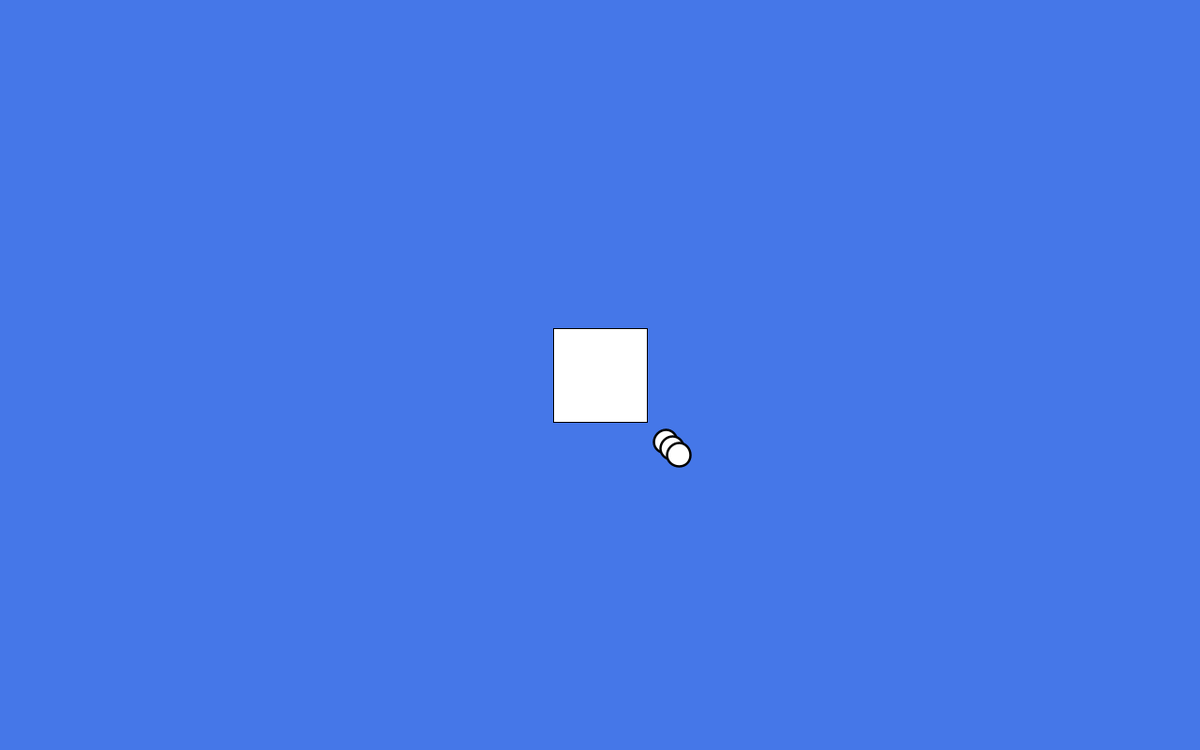
Frame 1 (no input)
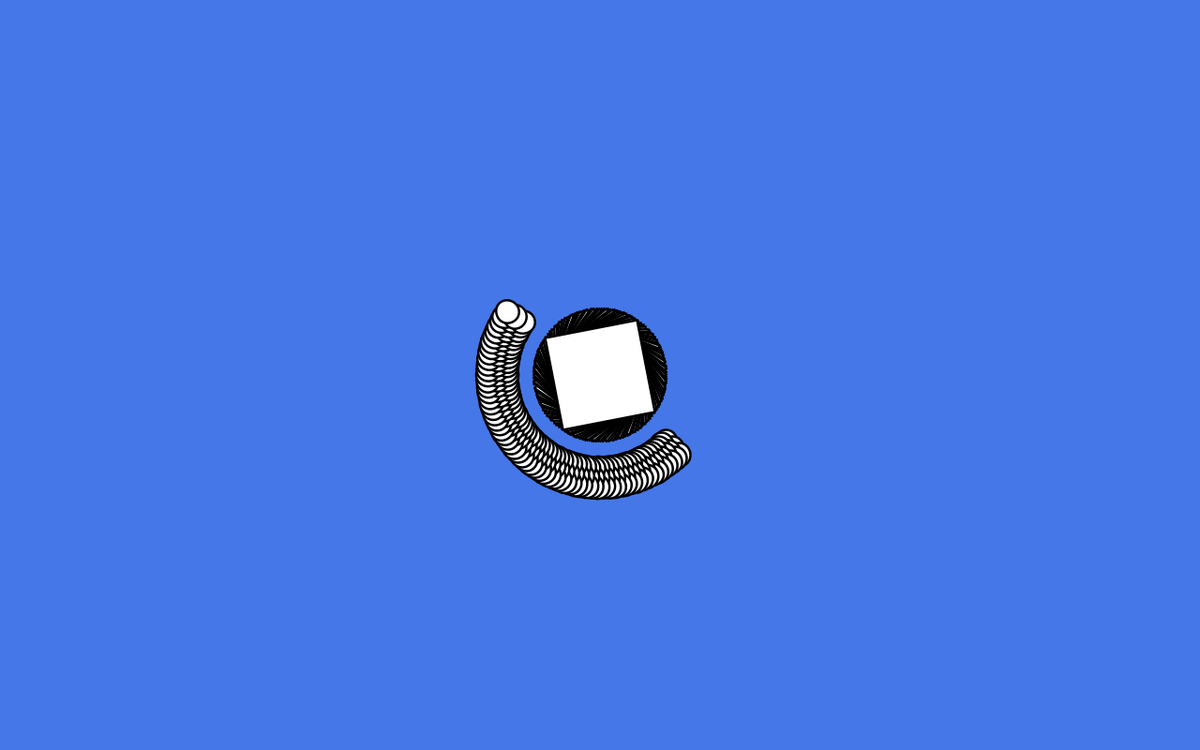
Frame 60 (the mouse pressed at the canvas centre just before this capture)
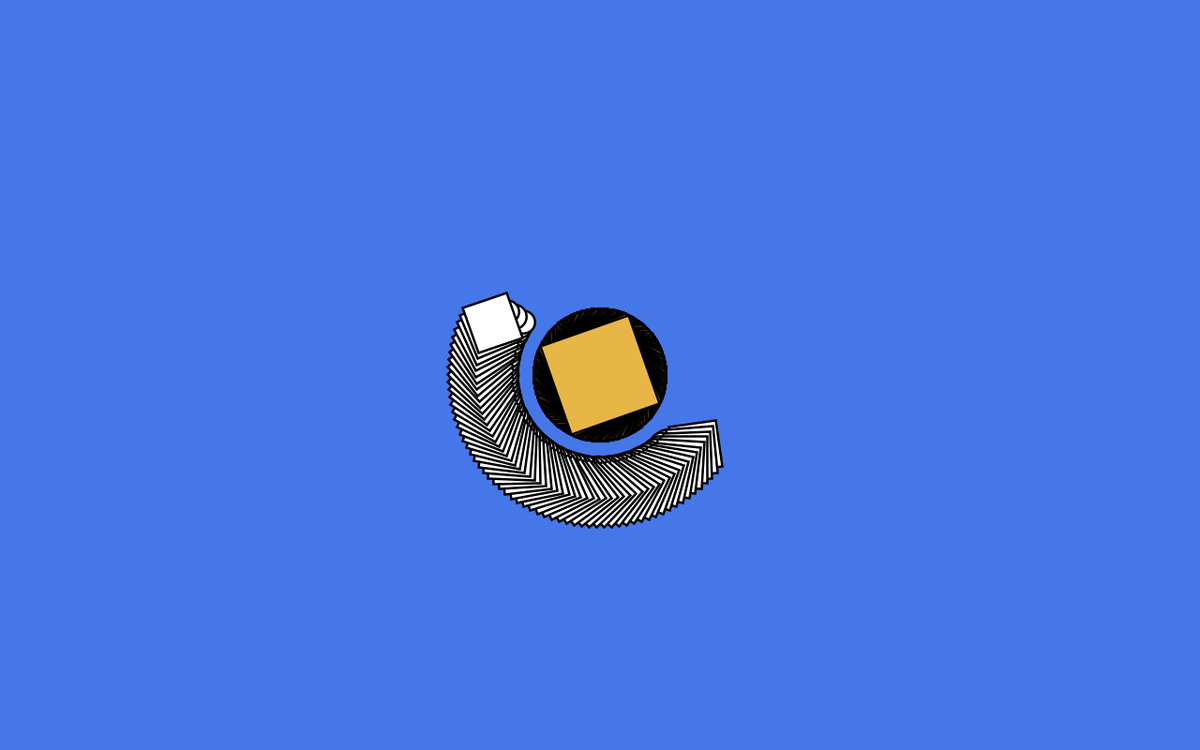
Frame 120 (the mouse held since frame 60 and released just before this capture)

The Processing sketch that drew these frames (run headless with seeded random() and noise(); from frame 60 on, the mouse is pressed at the canvas centre):

// Processing sketch: s06c01Vicente
// ── s06c01Vicente.pde
//UDD-Expresión Digital II
//s06c01
/*canvas dibujable con figuras geométricas con el movimiento del mouse, donde si al
 hacer click se cambian las figuras que acompañan al cuadrado principal, por elipses
 o cuadrados más pequeños, los cuales pueden ser cambiados de color al presionar 
 el spacebar y borrados al presionar la tecla "a", para refrescar el canvas*/

//variables colores
color y, b, w, n;

//variable true/false para apretar teclas
boolean q;

//variables de rotación de elementos y posición de mouse
float r, posX, posY;

void setup() {
  size(1280, 800); // tamaño canvas

  y = color(232, 182, 71); // amarillo
  b = color(69, 119, 232); //azul
  w = color(255); //blanco
  n = color(0); //negro

  r = 0; //rotación de los elementos

  //posiciones iniciales de las primeras figuras geométricas
  posX = width / 2;
  posY = height / 2;
  mouseX = width / 2;
  mouseY = height / 2;

  //modo creación del cuadrado
  rectMode(CENTER); //desde el centro

  //fondo
  background(b); // azul
}

void draw() {

  //movimiento de las figuras siguiendo al mouse
  translate(posX, posY);
  posX = mouseX;
  posY = mouseY;

  //rotación de los elementos
  rotate(r);

  //primer cuadrado blanco, con stroke negro de 2.5 con smooth   
  rect(0, 0, 100, 100);
  strokeWeight(2.5);
  fill(n);
  fill(w);
  smooth();

  //velocidad de rotación
  r = r + 0.05;

  //if que genera el cambio de color de las figuras geométricas de blanco a amarillo
  if (q == true) {
    fill(y);
  }

  if (q == false) {
    fill(w);
  }

  //if que genera el cambio de las figuras geométricas que acompañan al cuadrado
  if (mousePressed) {
    rect(-90, -90, 50, 50);
    fill(y);
  } else {

    //for que hace que el numero de elipses aumente a 3, en vez de 1
    for (int i = 70; i < 90; i = i+5) { 
      ellipse(i++, i++, 25, 25);
    }
  }
}

//funciones teclado
void keyPressed() {

  //si se presiona el spacebar cambia el color de las figuras geométricas
  if (key == ' ') {
    q = !q;
  }

  //si se presiona la tecla "a" se refresca el fondo borrando el dibujo
  if (key == 'a') {
    background(b);
  }
}
